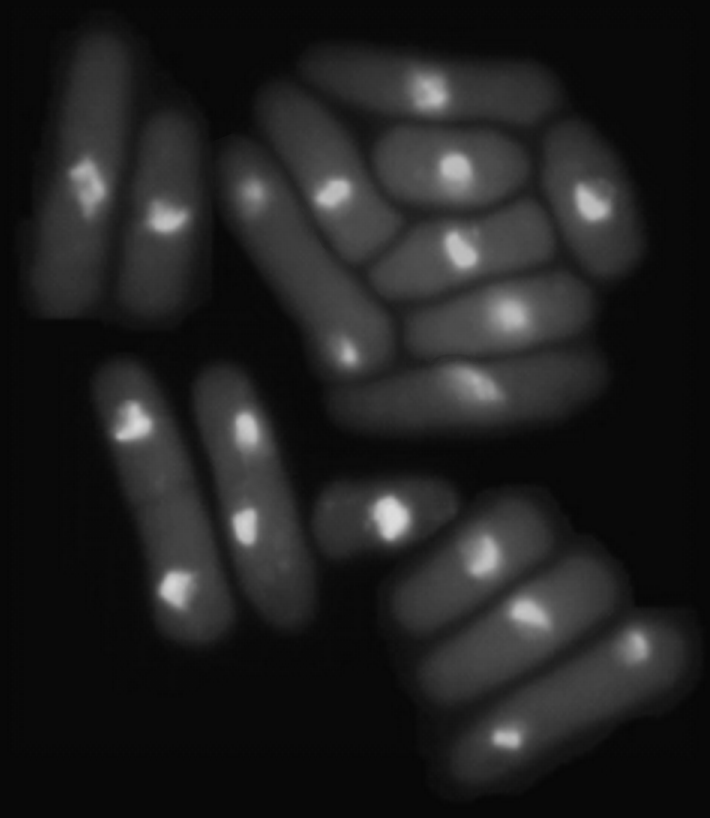
//> input picture 163337_14_3/Fig1.tif, 710 x 818 px
$ ./laybling   (built with g++ and OpenCV 4)
//> lines starting //> are read from the running program, lines starting //| are printed output that depends on the picture; after the words box and inside, x2 and y2 are one past the last pixel; in counts of white or black regions, pixels touching at a corner belong together
#include "opencv2/opencv.hpp"
using namespace cv;

int main()
{
    int tv_1 = 193; //세포, 배경 임계값
    int tv_2 = 243; //세포핵 임계값

    Mat src, cell, nucleus, bg, dst;
    src = imread("Fig1.tif", IMREAD_GRAYSCALE);
//> src is the input picture: 818 rows x 710 cols, CV_8UC1; min 6, max 222, mean 33.1

    //히스토그램 평활화 사용
    equalizeHist(src, src);
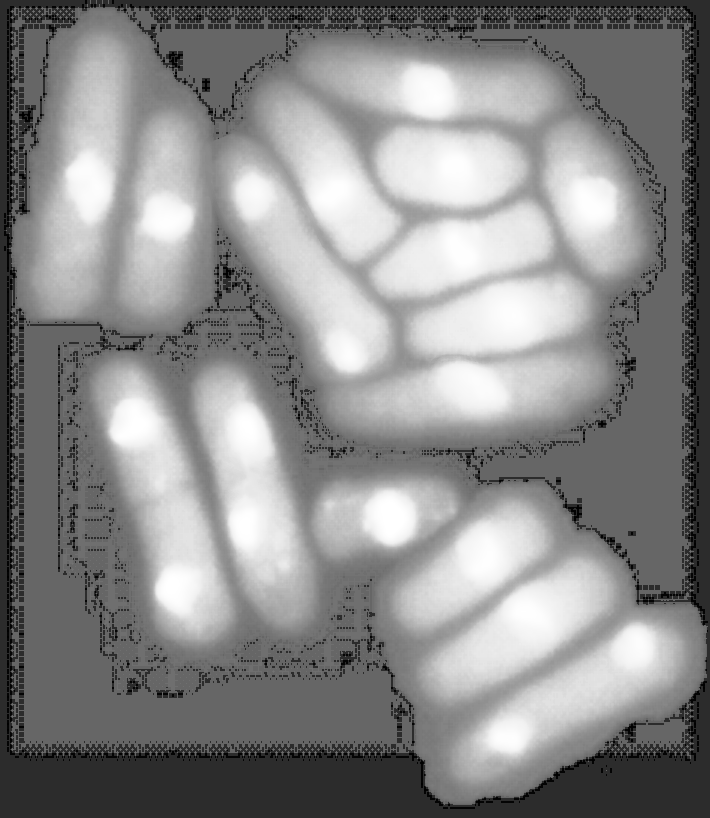
//> src: 818 rows x 710 cols, CV_8UC1; min 0, max 255, mean 137.8
    //세포, 세포핵, 배경 분할
    threshold(src, cell, tv_1, 255, THRESH_BINARY);
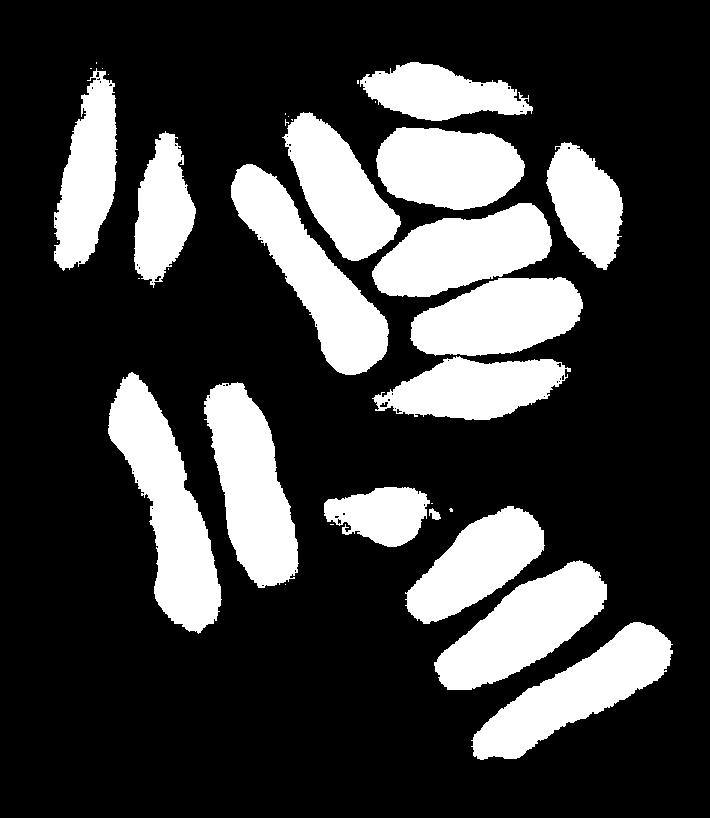
//> cell: 818 rows x 710 cols, CV_8UC1; 25.1% white; 34 white regions (17 under 20 px), largest, box (x1, y1, x2, y2) and area: (108, 372, 222, 634) 13177, (231, 164, 389, 375) 12022, (204, 382, 299, 588) 11529
    threshold(src, nucleus, tv_2, 255, THRESH_BINARY);
//> nucleus: 818 rows x 710 cols, CV_8UC1; 4.5% white; 20 white regions, largest, box (x1, y1, x2, y2) and area: (482, 290, 536, 339) 2152, (432, 148, 478, 199) 1839, (438, 227, 484, 274) 1669
    threshold(src, bg, tv_1, 255, THRESH_BINARY_INV);
    //분할한 영역에 색입히기
    cvtColor(cell, cell, COLOR_GRAY2BGR);
    cvtColor(nucleus, nucleus, COLOR_GRAY2BGR);
    cvtColor(bg, bg, COLOR_GRAY2BGR);

    cell -= Scalar(20, 40, 125);
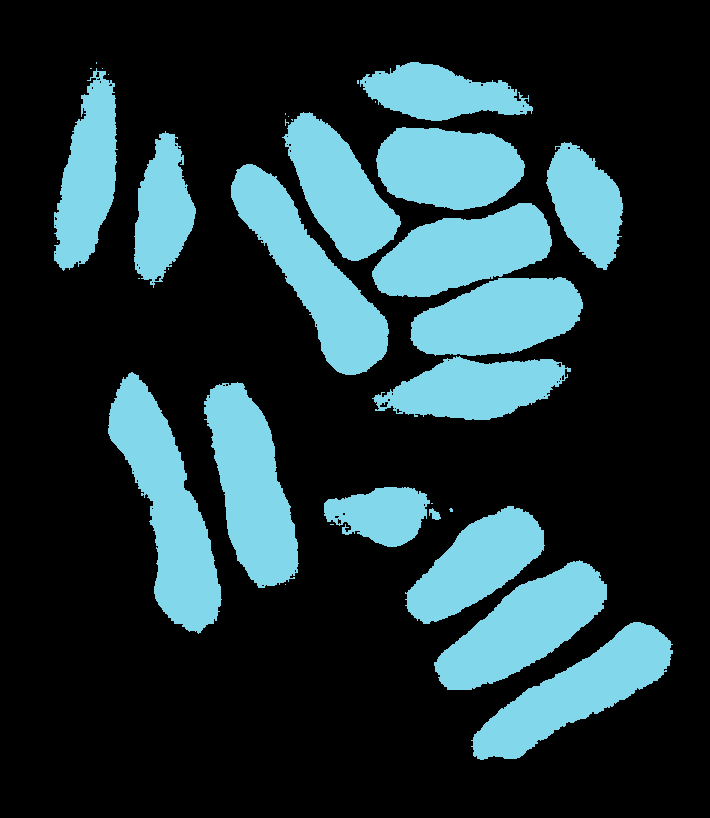
//> cell: 818 rows x 710 cols, CV_8UC3; mean B, G, R 58.9, 53.9, 32.6
    bg -= Scalar(50, 0, 0);
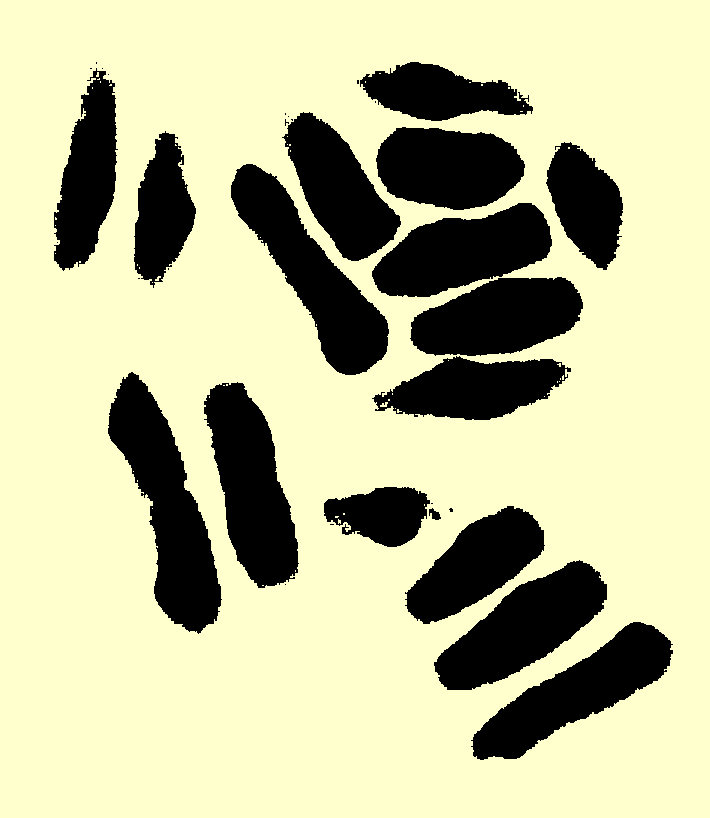
//> bg: 818 rows x 710 cols, CV_8UC3; mean B, G, R 153.6, 191.1, 191.1
    nucleus -= Scalar(0, 50, 0);
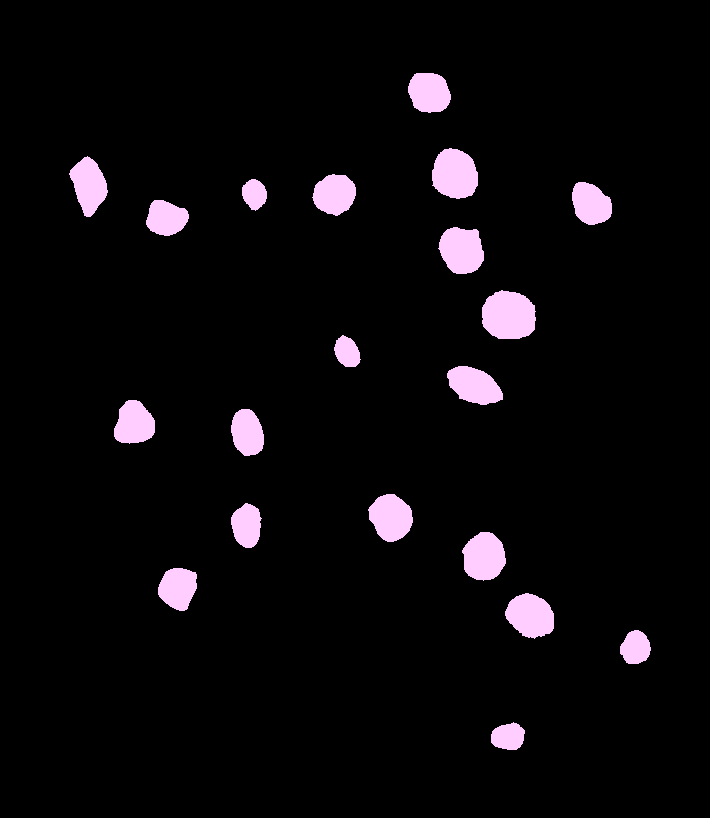
//> nucleus: 818 rows x 710 cols, CV_8UC3; mean B, G, R 11.5, 9.3, 11.5
    //합성
    dst = bg.clone();
    bitwise_or(dst, cell, dst);
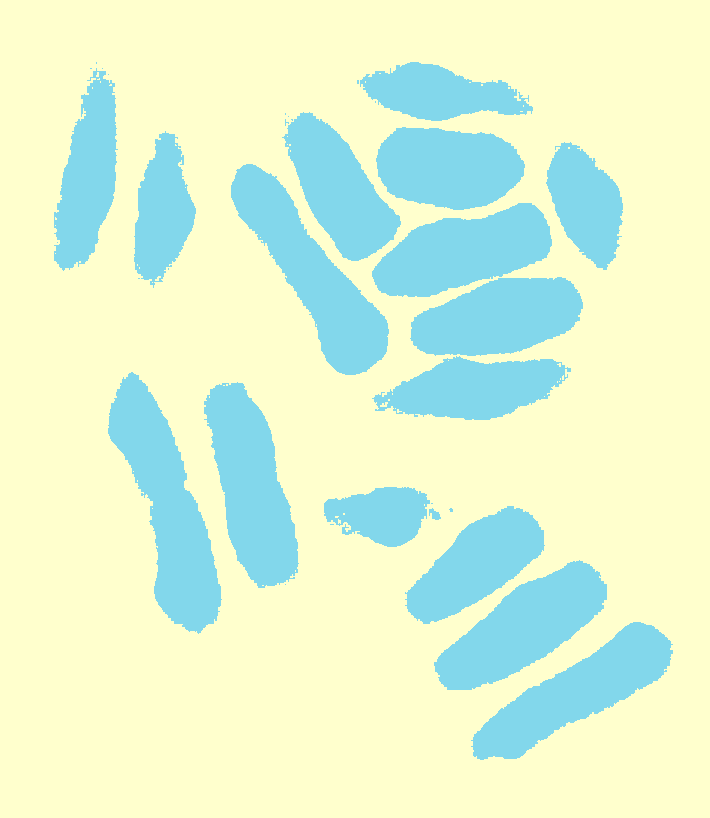
//> dst: 818 rows x 710 cols, CV_8UC3; mean B, G, R 212.5, 245, 223.7
    bitwise_or(dst, nucleus, dst);
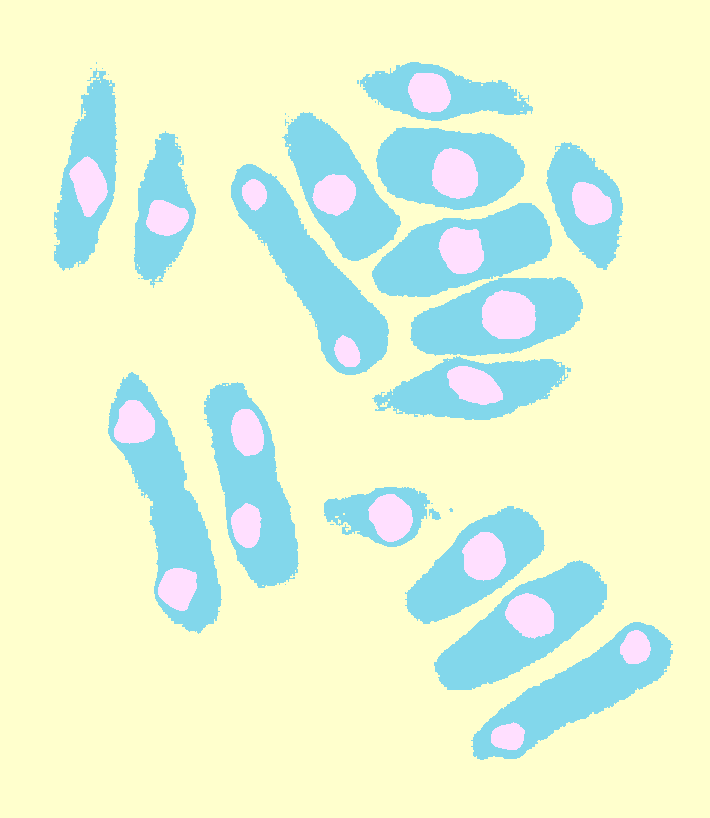
//> dst: 818 rows x 710 cols, CV_8UC3; 4.52% of pixels changed, all inside (x1, y1, x2, y2) = (69, 73, 651, 750)

    imshow("Original", src);
    imshow("cell", cell);
    imshow("nucleus", nucleus);
    imshow("background", bg);
    imshow("dst", dst);

    while (1)
    {
        int key = waitKey(100);
//> the 'q' key is pressed
        if (key == 'q')
            return 0;
//> (the program exits here)
